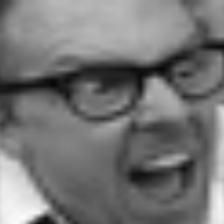
#> input picture dataset/anger/anger001.png, 224 x 224 px; its folder holds only this picture in this run
$ jupyter execute --allow-errors proyek.ipynb   (older library calls are emulated)
#> lines starting #> are read from the running program, lines starting #| are printed output that depends on the picture
[cell 1]
import os
import cv2 as cv
import matplotlib.pyplot as plt
import numpy as np
import pandas as pd
from sklearn.model_selection import train_test_split, cross_val_predict
from sklearn.metrics import accuracy_score, classification_report
from skimage.feature import graycomatrix, graycoprops
from scipy.stats import entropy
from sklearn.ensemble import RandomForestClassifier
from sklearn.svm import SVC
from sklearn.neighbors import KNeighborsClassifier
from sklearn.metrics import accuracy_score, precision_score, recall_score, f1_score, confusion_matrix, classification_report
from sklearn.metrics import (confusion_matrix, ConfusionMatrixDisplay)
import seaborn as sns

# Data Loading

[cell 2]
data = []
labels = []
file_name = []
for sub_folder in os.listdir("dataset/"):
    if sub_folder[0] == ".":
        continue

    sub_folder_files = os.listdir(os.path.join("dataset/", sub_folder))
    for i, filename in enumerate(sub_folder_files):
        img_path = os.path.join("dataset/", sub_folder, filename)

        img = cv.imread(img_path, cv.IMREAD_GRAYSCALE)
#> img is the input picture: shape (224, 224); min 5, max 253, mean 117.4

        data.append(img)
        labels.append(sub_folder)
        name = os.path.splitext(filename)[0]
        file_name.append(filename)

#> (the rest of this cell did not finish here and is left out)

# Data Preparation

## Define Preprocessing Function

[cell 3]
# [5 lines left out: function resize, not called in this run]

# Ekualisasi Histogram
def prepro1(img):
    result = np.zeros(img.shape, dtype=img.dtype)

    eqs: np.array = np.zeros(256, np.uint8)

    hist: np.array = np.zeros(256, np.int32)
    for c in img.ravel():
        hist[int(c)] += 1

    cdf: np.array = np.zeros(256, float)

    cdf[0] = hist[0]
    for i in range(1, 256):
        cdf[i] = hist[i] + cdf[i - 1]

    eqs = np.round(cdf / cdf[-1] * 255).astype(np.uint8)

    result = eqs[img]

    return result

# Perbaikan Citra - Filter Median
# [38 lines left out: functions prepro2, prepro3, not called in this run]

# Deteksi Tepi - Metode Sobel
def prepro4(img):
    kernel = np.array([
        [
            [-1, 0, 1],
            [-2, 0, 2],
            [-1, 0, 1]
        ],
        [
            [1, 2, 1],
            [0, 0, 0],
            [-1, -2, -1]
        ]
    ])

    result = np.zeros(img.shape, dtype=img.dtype)

    padded = np.zeros((img.shape[0] + 2, img.shape[1] + 2), dtype=img.dtype)
    padded[2:, 2:] = img[:, :]

    for y in range(result.shape[0]):
        for x in range(result.shape[1]):
            sx = np.sum(padded[y:y+kernel[0].shape[0], x:x+kernel[0].shape[1]] * kernel[0])
            sy = np.sum(padded[y:y+kernel[0].shape[1], x:x+kernel[0].shape[1]] * kernel[1])

            result[y, x] = np.sqrt(sx**2 + sy**2)

    return result

## Preprocessing

[cell 4]
dataPreprocessed = []
for i in range(len(data)):
    img = prepro1(data[i])
    img = prepro4(img)
    dataPreprocessed.append(img)
#> this loop made 2 passes
#> pass 1, in prepro1, `result = eqs[img]`:
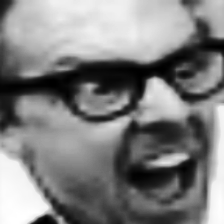
#> result: shape (224, 224); min 0, max 255, mean 128.4
#> pass 1, `img = prepro4(img)`:
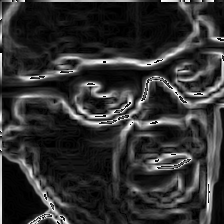
#> img: shape (224, 224); min 0, max 255, mean 49.5
#> pass 2, in prepro1 (call 2), `result = eqs[img]`:
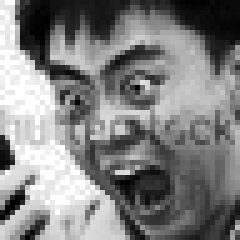
#> result: shape (48, 48) (shown 5 times larger); min 0, max 255, mean 128.6
#> pass 2, `img = prepro4(img)`:
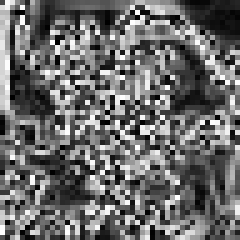
#> img: shape (48, 48) (shown 5 times larger); min 0, max 255, mean 106.9
#> after the loop, dataPreprocessed = 2 items

## Feature Extraction

[cell 5]
def glcm(image, derajat):
    if derajat == 0:
        angles = [0]
    elif derajat == 45:
        angles = [np.pi / 4]
    elif derajat == 90:
        angles = [np.pi / 2]
    elif derajat == 135:
        angles = [3 * np.pi / 4]
    else:
        raise ValueError("Invalid angle. It should be one of the following: 0, 45, 90, 135.")

    glcm = graycomatrix(image, [1], angles, 256, symmetric=True, normed=True)
    return glcm

[cell 6]
def correlation(matriks):
	return graycoprops(matriks, 'correlation')[0, 0]

[cell 7]
def dissimilarity(matriks):
    return graycoprops(matriks, 'dissimilarity')[0, 0]

[cell 8]
def homogenity(matriks):
    return graycoprops(matriks, 'homogeneity')[0, 0]

[cell 9]
def contrast(matriks):
    return graycoprops(matriks, 'contrast')[0, 0]

[cell 10]
def ASM(matriks):
    return graycoprops(matriks, 'ASM')[0, 0]

[cell 11]
def energy(matriks):
    return graycoprops(matriks, 'energy')[0, 0]

[cell 12]
def entropyGlcm(matriks):
    return entropy(matriks.ravel())

[cell 13]
Derajat0 = []
Derajat45 = []
Derajat90 = []
Derajat135 = []
for i in range(len(dataPreprocessed)):
    D0 = glcm(dataPreprocessed[i], 0)
    D45 = glcm(dataPreprocessed[i], 45)
    D90 = glcm(dataPreprocessed[i], 90)
    D135 = glcm(dataPreprocessed[i], 135)
    Derajat0.append(D0)
    Derajat45.append(D45)
    Derajat90.append(D90)
    Derajat135.append(D135)
#> this loop made 2 passes
#> after the loop, Derajat0 = 2 items; Derajat135 = 2 items; Derajat45 = 2 items; Derajat90 = 2 items

[cell 14]
Kontras0, Kontras45, Kontras90, Kontras135 = [], [], [], []
dissimilarity0, dissimilarity45, dissimilarity90, dissimilarity135 =  [], [], [], []
homogenity0, homogenity45, homogenity90, homogenity135 = [], [], [], []
entropy0, entropy45, entropy90, entropy135 =  [], [], [], []
ASM0, ASM45, ASM90, ASM135 =  [], [], [], []
energy0, energy45, energy90, energy135 =  [], [], [], []
correlation0, correlation45, correlation90, correlation135 = [], [], [], []

[cell 15]
for i in range(len(dataPreprocessed)):
    C0 = correlation(Derajat0[i])
    correlation0.append(C0)
    C45 = correlation(Derajat45[i])
    correlation45.append(C45)
    C90 = correlation(Derajat90[i])
    correlation90.append(C90)
    C135 = correlation(Derajat135[i])
    correlation135.append(C135)
#> this loop made 2 passes
#> (C0, C45, C90, C135) on passes 1 to 2: (0.885, 0.78, 0.842, 0.786), (0.216, 0.164, 0.292, 0.169)
#> after the loop, correlation0 = [0.885, 0.216]; correlation135 = [0.786, 0.169]; correlation45 = [0.78, 0.164]; correlation90 = [0.842, 0.292]

[cell 16]
for i in range(len(data)):
    K0 = contrast(Derajat0[i])
    K45 = contrast(Derajat45[i])
    K90 = contrast(Derajat90[i])
    K135 = contrast(Derajat135[i])
    Kontras0.append(K0)
    Kontras45.append(K45)
    Kontras90.append(K90)
    Kontras135.append(K135)
#> this loop made 2 passes
#> (K0, K45, K90, K135) on passes 1 to 2: (614.6, 1163.6, 846.3, 1130.6), (7463.8, 7981, 6802.4, 7935.8)
#> after the loop, Kontras0 = [614.6, 7463.8]; Kontras135 = [1130.6, 7935.8]; Kontras45 = [1163.6, 7981]; Kontras90 = [846.3, 6802.4]

[cell 17]
for i in range(len(data)):
    Dis0 = dissimilarity(Derajat0[i])
    Dis45 = dissimilarity(Derajat45[i])
    Dis90 = dissimilarity(Derajat90[i])
    Dis135 = dissimilarity(Derajat135[i])
    dissimilarity0.append(Dis0)
    dissimilarity45.append(Dis45)
    dissimilarity90.append(Dis90)
    dissimilarity135.append(Dis135)
#> this loop made 2 passes
#> (Dis0, Dis45, Dis90, Dis135) on passes 1 to 2: (10.36, 17.24, 13.27, 16.84), (65.3, 69.22, 61.55, 68.56)
#> after the loop, dissimilarity0 = [10.36, 65.3]; dissimilarity135 = [16.84, 68.56]; dissimilarity45 = [17.24, 69.22]; dissimilarity90 = [13.27, 61.55]

[cell 18]
for i in range(len(data)):
    H0 = homogenity(Derajat0[i])
    H45 = homogenity(Derajat45[i])
    H90 = homogenity(Derajat90[i])
    H135 = homogenity(Derajat135[i])
    homogenity0.append(H0)
    homogenity45.append(H45)
    homogenity90.append(H90)
    homogenity135.append(H135)
#> this loop made 2 passes
#> (H0, H45, H90, H135) on passes 1 to 2: (0.219, 0.146, 0.194, 0.142), (0.0232, 0.0205, 0.0249, 0.0214)
#> after the loop, homogenity0 = [0.219, 0.0232]; homogenity135 = [0.142, 0.0214]; homogenity45 = [0.146, 0.0205]; homogenity90 = [0.194, 0.0249]

[cell 19]
for i in range(len(data)):
    E0 = entropyGlcm(Derajat0[i])
    E45 = entropyGlcm(Derajat45[i])
    E90 = entropyGlcm(Derajat90[i])
    E135 = entropyGlcm(Derajat135[i])
    entropy0.append(E0)
    entropy45.append(E45)
    entropy90.append(E90)
    entropy135.append(E135)
#> this loop made 2 passes
#> (E0, E45, E90, E135) on passes 1 to 2: (8.2, 8.62, 8.38, 8.61), (8.34, 8.33, 8.33, 8.32)
#> after the loop, entropy0 = [8.2, 8.34]; entropy135 = [8.61, 8.32]; entropy45 = [8.62, 8.33]; entropy90 = [8.38, 8.33]

[cell 20]
for i in range(len(data)):
    A0 = ASM(Derajat0[i])
    A45 = ASM(Derajat45[i])
    A90 = ASM(Derajat90[i])
    A135 = ASM(Derajat135[i])
    ASM0.append(A0)
    ASM45.append(A45)
    ASM90.append(A90)
    ASM135.append(A135)
#> this loop made 2 passes
#> (A0, A45, A90, A135) on passes 1 to 2: (0.0012, 0.000696, 0.000984, 0.000676), (0.000246, 0.000248, 0.000252, 0.00025)
#> after the loop, ASM0 = [0.0012, 0.000246]; ASM135 = [0.000676, 0.00025]; ASM45 = [0.000696, 0.000248]; ASM90 = [0.000984, 0.000252]

[cell 21]
for i in range(len(data)):
    ER0 = energy(Derajat0[i])
    ER45 = energy(Derajat45[i])
    ER90 = energy(Derajat90[i])
    ER135 = energy(Derajat135[i])
    energy0.append(ER0)
    energy45.append(ER45)
    energy90.append(ER90)
    energy135.append(ER135)
#> this loop made 2 passes
#> (ER0, ER45, ER90, ER135) on passes 1 to 2: (0.0346, 0.0264, 0.0314, 0.026), (0.0157, 0.0158, 0.0159, 0.0158)
#> after the loop, energy0 = [0.0346, 0.0157]; energy135 = [0.026, 0.0158]; energy45 = [0.0264, 0.0158]; energy90 = [0.0314, 0.0159]

## Write the extraction's results to CSV

[cell 22]
dataTable = {'Filename': file_name, 'Label': labels,
        'Contrast0': Kontras0, 'Contrast45': Kontras45, 'Contrast90': Kontras90, 'Contrast135': Kontras135,
        'Homogeneity0': homogenity0, 'Homogeneity45': homogenity45, 'Homogeneity90': homogenity90, 'Homogeneity135': homogenity135,
        'Dissimilarity0': dissimilarity0, 'Dissimilarity45': dissimilarity45, 'Dissimilarity90': dissimilarity90, 'Dissimilarity135': dissimilarity135,
        'Entropy0': entropy0, 'Entropy45': entropy45, 'Entropy90': entropy90, 'Entropy135': entropy135,
        'ASM0': ASM0, 'ASM45': ASM45, 'ASM90': ASM90, 'ASM135': ASM135,
        'Energy0': energy0, 'Energy45': energy45, 'Energy90': energy90, 'Energy135': energy135,
        'Correlation0': correlation0, 'Correlation45': correlation45, 'Correlation90': correlation90, 'Correlation135': correlation135,
        }
df = pd.DataFrame(dataTable)
#> df = table of 2 rows and 30 columns
df.to_csv('hasil_ekstraksi_1.csv', index=False)

hasilEkstrak = pd.read_csv('hasil_ekstraksi_1.csv')
#> (reads hasil_ekstraksi_1.csv from the repository)
hasilEkstrak

## Features Selection

[cell 23]
# Menghitung korelasi
correlation = hasilEkstrak.drop(columns=['Label','Filename']).corr()

# Menyaring fitur yang memiliki korelasi absolut lebih dari 0.95 dengan label
threshold = 0.95 # atur threshold ini untuk menentukan seberapa besar korelasi yang ingin disaring
selectionFeature = []
columns = np.full((correlation.shape[0],), True, dtype=bool)
for i in range(correlation.shape[0]):
	for j in range(i+1, correlation.shape[0]):
		if correlation.iloc[i,j] >= threshold:
			if columns[j]:
				columns[j] = False
select = hasilEkstrak.drop(columns=['Label','Filename']).columns[columns]
x_new = hasilEkstrak[select]
x_new
y = hasilEkstrak['Label']
plt.figure(figsize=(17,17))
sns.heatmap(x_new.corr(), annot=True, cmap='Blues', fmt=".2f")
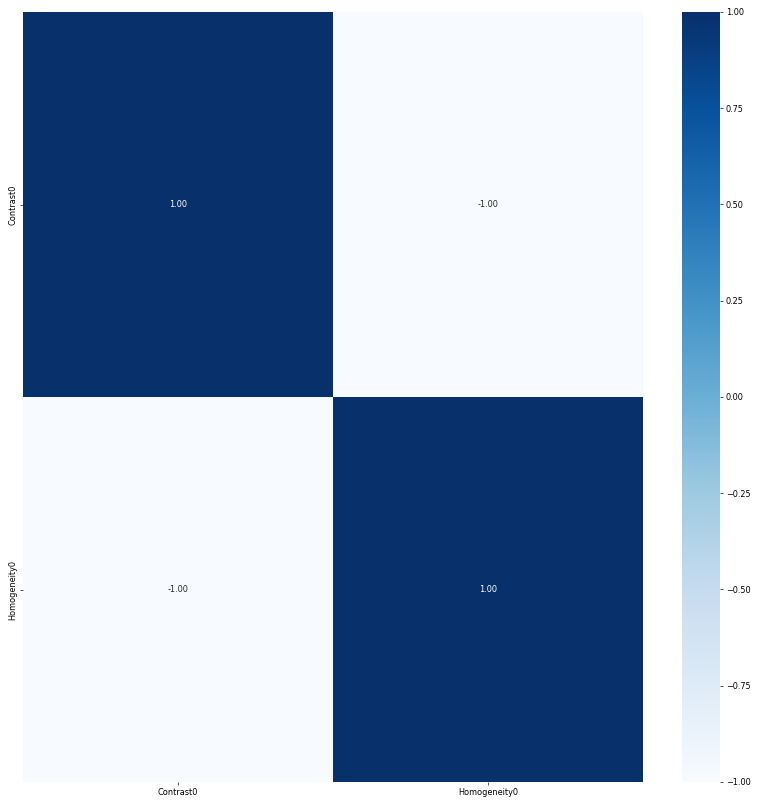
#> figure drawn by matplotlib, 2 panels

## Splitting Data

[cell 24]
# ubah bagian test_size sesuai kebutuhan
# 0.3 = 30% data untuk testing (train/test 70/30)
# 0.2 = 20% data untuk testing (train/test 80/20)
X_train, X_test, y_train, y_test = train_test_split(x_new, y, test_size=0.2, random_state=42)
print(X_train.shape)
print(X_test.shape)

## Feature Normalization

[cell 25]
X_test = (X_test - X_train.mean()) / X_train.std()
X_train = (X_train - X_train.mean()) / X_train.std()

# Modelling

## Define Modelling

[cell 26]
def generateClassificationReport(y_true, y_pred):
	print(classification_report(y_true, y_pred))
	print(confusion_matrix(y_true, y_pred))
	print('Accuracy:', accuracy_score(y_true, y_pred))

# Define classifiers
rf = RandomForestClassifier(n_estimators=5, random_state=42)
svm = SVC(kernel='rbf', random_state=42)
knn = KNeighborsClassifier(n_neighbors=5)

## Train Random Forest Classifier

[cell 27]
# Train Random Forest Classifier
rf.fit(X_train, y_train)

# Make predictions and evaluate the model with the training set
print("------Training Set------")
y_pred = rf.predict(X_train)
generateClassificationReport( y_train, y_pred)

# Make predictions and evaluate the model with the testing set
print("\n------Testing Set------")
y_pred = rf.predict(X_test)
generateClassificationReport( y_test, y_pred)

## Tain SVM Classifier

#> (a cell that did not finish here is left out)

## Train KNN Classifier

#> (a cell that did not finish here is left out)

## Evaluation With Confusion Matrix

[cell 30]
def plot_confusion_matrix(y_true, y_pred, title):
#> called with y_pred = array of shape (1,), title = 'Random Forest Confusion Matrix'
    cm = confusion_matrix(y_true, y_pred)
    disp = ConfusionMatrixDisplay(confusion_matrix=cm)
    disp.plot(cmap=plt.cm.Blues)
    plt.title(title)
    plt.show()
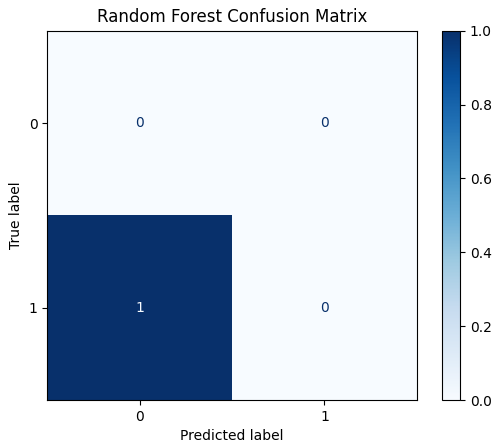
#> figure drawn by matplotlib, 2 panels

# Plot confusion matrix for Random Forest
plot_confusion_matrix(y_test, rf.predict(X_test), "Random Forest Confusion Matrix")
# Plot confusion matrix for SVM
#> (the rest of this cell did not finish here and is left out)
